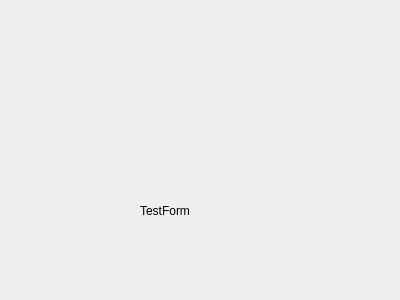
<?xml version="1.0" encoding="UTF-8"?>
<ui version="4.0">
 <class>Server</class>
 <widget class="QWidget" name="Server">
  <property name="geometry">
   <rect>
    <x>0</x>
    <y>0</y>
    <width>400</width>
    <height>300</height>
   </rect>
  </property>
  <property name="windowTitle">
   <string>Form</string>
  </property>
  <widget class="QLabel" name="label">
   <property name="geometry">
    <rect>
     <x>140</x>
     <y>190</y>
     <width>71</width>
     <height>41</height>
    </rect>
   </property>
   <property name="text">
    <string>TestForm</string>
   </property>
  </widget>
 </widget>
 <resources/>
 <connections/>
</ui>
